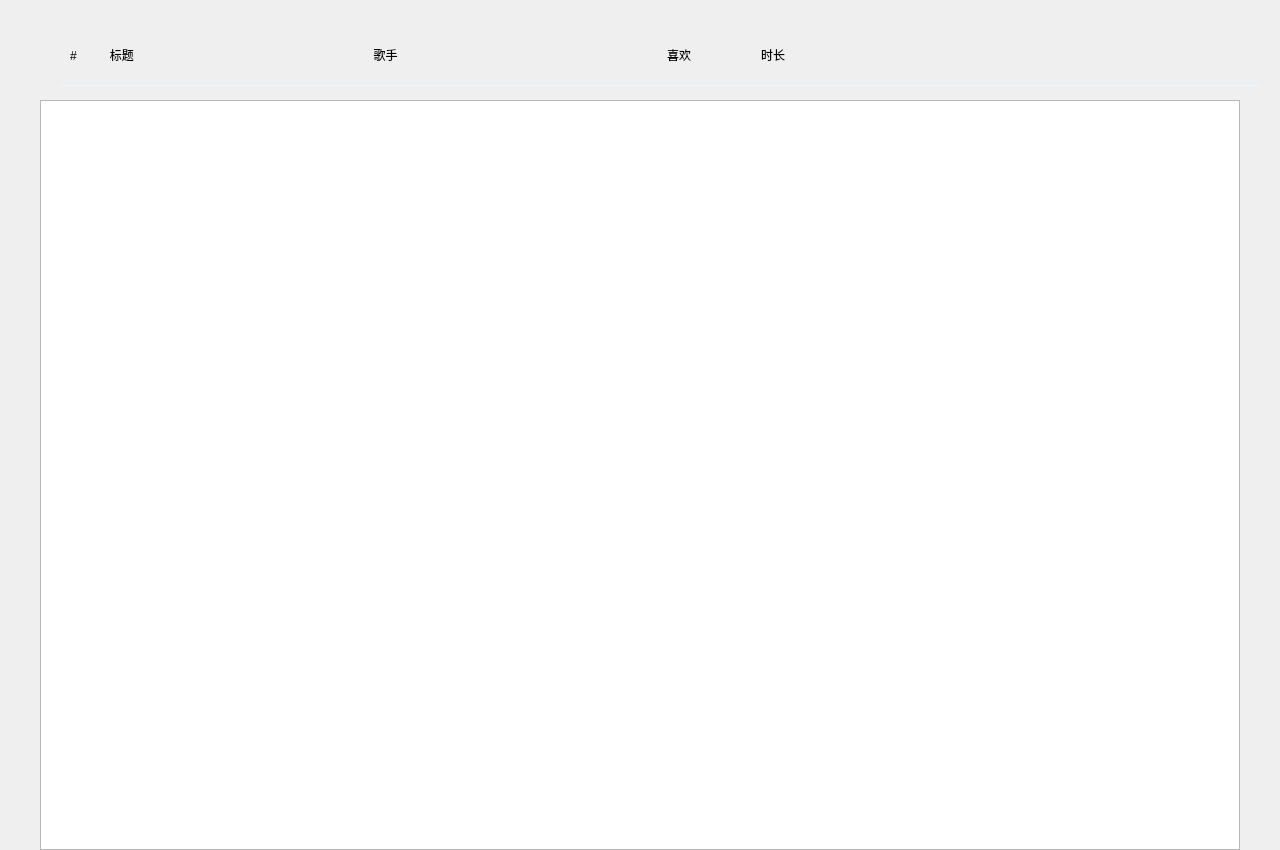
<?xml version="1.0" encoding="UTF-8"?>
<ui version="4.0">
 <class>RecentlyPlayed</class>
 <widget class="QWidget" name="RecentlyPlayed">
  <property name="geometry">
   <rect>
    <x>0</x>
    <y>0</y>
    <width>1280</width>
    <height>850</height>
   </rect>
  </property>
  <property name="windowTitle">
   <string>Form</string>
  </property>
  <widget class="Line" name="line">
   <property name="geometry">
    <rect>
     <x>60</x>
     <y>85</y>
     <width>1200</width>
     <height>2</height>
    </rect>
   </property>
   <property name="styleSheet">
    <string notr="true">border:  none;
background-color: rgb(240, 243, 246);</string>
   </property>
   <property name="orientation">
    <enum>Qt::Vertical</enum>
   </property>
  </widget>
  <widget class="QLabel" name="label">
   <property name="geometry">
    <rect>
     <x>70</x>
     <y>40</y>
     <width>1200</width>
     <height>30</height>
    </rect>
   </property>
   <property name="text">
    <string>#          标题                                                                        歌手                                                                                 喜欢                     时长</string>
   </property>
  </widget>
  <widget class="QListWidget" name="listWidget">
   <property name="geometry">
    <rect>
     <x>40</x>
     <y>100</y>
     <width>1200</width>
     <height>750</height>
    </rect>
   </property>
   <property name="styleSheet">
    <string notr="true"/>
   </property>
  </widget>
 </widget>
 <resources/>
 <connections/>
</ui>
